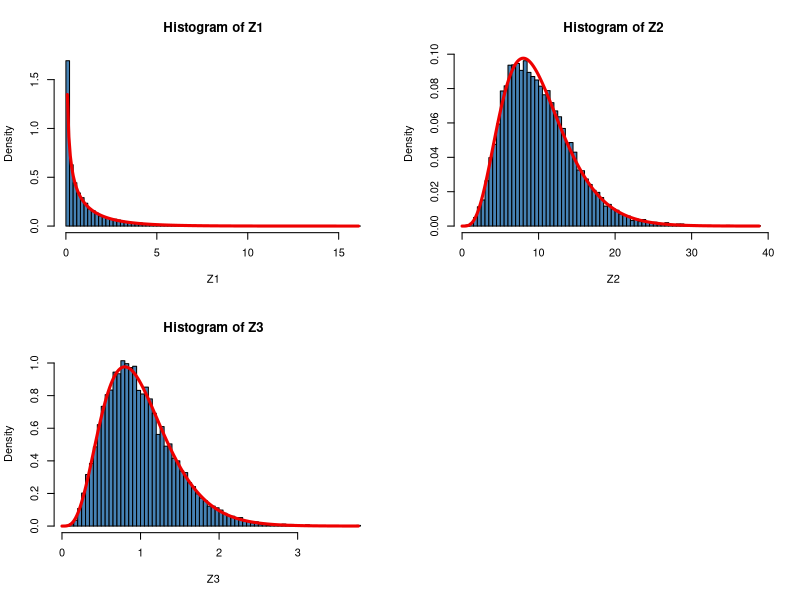
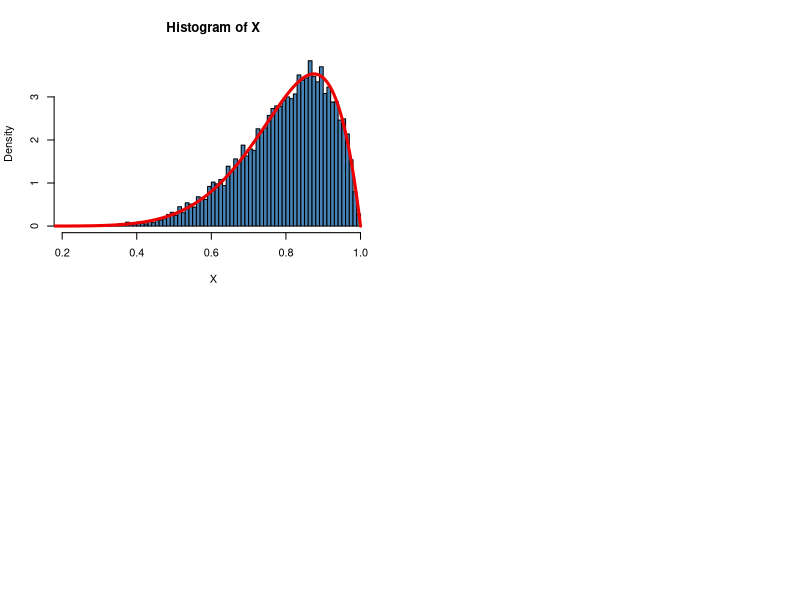

The R source for these figures, in order:
# --------------------------------------------------------------------------------------------------
# Generación de variables aleatorias chi cuadrado
n<-10000
X<-rnorm( n, 0, 1 )
Z1<-X^2

G<-function( y, l, a ) {
  return( ( l * exp( -l * y ) * ( l * y )^(a-1) ) / gamma( a ) )
}

l<-1/2
a<-1/2
y1<-seq(0,max(Z1),length.out=200)
g1<-sapply( y1, FUN = G, l, a )

# --------------------------------------------------------------------------------------------------
# Generación de variables aleatorias sumas de chi cuadrados
N<-10000
n<-10
X<-matrix( rnorm( N * n, 0, 1 ), n, N )
X<-X^2
Z2<-colSums( X )

l<-1/2
a<-n/2
y2<-seq(0,max(Z2),length.out=200)
g2<-sapply( y2, FUN = G, l, a )

# --------------------------------------------------------------------------------------------------
# Generación de variables aleatorias medias de chi cuadrados
N<-10000
n<-10
X<-matrix( rnorm( N * n, 0, 1 ), n, N )
X<-X^2
Z3<-colMeans( X )

l<-n/2
a<-n/2
y3<-seq(0,max(Z3),length.out=200)
g3<-sapply( y3, FUN = G, l, a )

# --------------------------------------------------------------------------------------------------
# Generación de gráficos
layout( matrix(c(1,1,2,2,3,3,0,0), 2, 4, byrow = TRUE) )

hist( Z1, col = 'steelblue', breaks = 80, probability = TRUE )
points( y1, g1, type = 'l', col = 'red2', lwd = 3 )

hist( Z2, col = 'steelblue', breaks = 80, probability = TRUE )
points( y2, g2, type = 'l', col = 'red2', lwd = 3 )

hist( Z3, col = 'steelblue', breaks = 80, probability = TRUE )
points( y3, g3, type = 'l', col = 'red2', lwd = 3 )

rm( list = ls () )
gc()

# --------------------------------------------------------------------------------------------------
# Estandarización de una variable aleatoria
n<-10000
u<-3
s<-2
X<-rnorm( n, u, s )
Y<-( X - u ) / s

mean( X )
sd( X )

mean( Y )
sd( Y )

# --------------------------------------------------------------------------------------------------
# Simulación distribución beta
n<-10000
a<-8
b<-2
X<-rbeta( n, a, b )

x<-seq(0,1,length.out=200)
y<-sapply( x, FUN = dbeta, shape1 = a, shape2 = b )
hist( X, col = 'steelblue', breaks = 100, probability = TRUE )
points( x, y, type = 'l', col = 'red2', lwd = 3 )

y<-rgamma( 10000, shape = 8, scale = 2 )
y<-rgamma( 10000, shape = 8, rate = 2 )
mean(y)
var(y)
